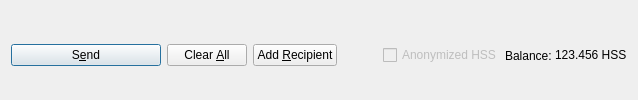
         <widget class="QFrame" name="frame_Send">
          <layout class="QHBoxLayout" name="horizontalLayout">
           <property name="bottomMargin">
            <number>0</number>
           </property>
           <item>
            <widget class="QPushButton" name="sendButton">
             <property name="minimumSize">
              <size>
               <width>150</width>
               <height>0</height>
              </size>
             </property>
             <property name="toolTip">
              <string>Confirm the send action</string>
             </property>
             <property name="text">
              <string>S&amp;end</string>
             </property>
             <property name="icon">
              <iconset resource="../hashsharecoin.qrc">
               <normaloff>:/icons/send</normaloff>:/icons/send</iconset>
             </property>
             <property name="autoDefault">
              <bool>false</bool>
             </property>
             <property name="default">
              <bool>true</bool>
             </property>
            </widget>
           </item>
           <item>
            <widget class="QPushButton" name="clearButton">
             <property name="sizePolicy">
              <sizepolicy hsizetype="Minimum" vsizetype="Fixed">
               <horstretch>0</horstretch>
               <verstretch>0</verstretch>
              </sizepolicy>
             </property>
             <property name="toolTip">
              <string>Clear all fields of the form.</string>
             </property>
             <property name="text">
              <string>Clear &amp;All</string>
             </property>
             <property name="icon">
              <iconset resource="../hashsharecoin.qrc">
               <normaloff>:/icons/remove</normaloff>:/icons/remove</iconset>
             </property>
             <property name="autoDefault">
              <bool>false</bool>
             </property>
            </widget>
           </item>
           <item>
            <widget class="QPushButton" name="addButton">
             <property name="toolTip">
              <string>Send to multiple recipients at once</string>
             </property>
             <property name="text">
              <string>Add &amp;Recipient</string>
             </property>
             <property name="icon">
              <iconset resource="../hashsharecoin.qrc">
               <normaloff>:/icons/add</normaloff>:/icons/add</iconset>
             </property>
             <property name="autoDefault">
              <bool>false</bool>
             </property>
            </widget>
           </item>
           <item>
            <spacer name="horizontalSpacer">
             <property name="orientation">
              <enum>Qt::Horizontal</enum>
             </property>
             <property name="sizeHint" stdset="0">
              <size>
               <width>40</width>
               <height>20</height>
              </size>
             </property>
            </spacer>
           </item>
           <item>
            <layout class="QHBoxLayout" name="horizontalLayout_2">
             <property name="spacing">
              <number>3</number>
             </property>
             <item>
              <widget class="QCheckBox" name="checkzHSS">
               <property name="enabled">
                <bool>false</bool>
               </property>
               <property name="text">
                <string>Anonymized HSS</string>
               </property>
              </widget>
             </item>
             <item>
              <widget class="QLabel" name="label">
               <property name="text">
                <string>Balance:</string>
               </property>
              </widget>
             </item>
             <item>
              <widget class="QLabel" name="labelBalance">
               <property name="sizePolicy">
                <sizepolicy hsizetype="Preferred" vsizetype="Fixed">
                 <horstretch>0</horstretch>
                 <verstretch>0</verstretch>
                </sizepolicy>
               </property>
               <property name="cursor">
                <cursorShape>IBeamCursor</cursorShape>
               </property>
               <property name="text">
                <string notr="true">123.456 HSS</string>
               </property>
               <property name="textInteractionFlags">
                <set>Qt::LinksAccessibleByMouse|Qt::TextSelectableByKeyboard|Qt::TextSelectableByMouse</set>
               </property>
              </widget>
             </item>
            </layout>
           </item>
          </layout>
         </widget>
